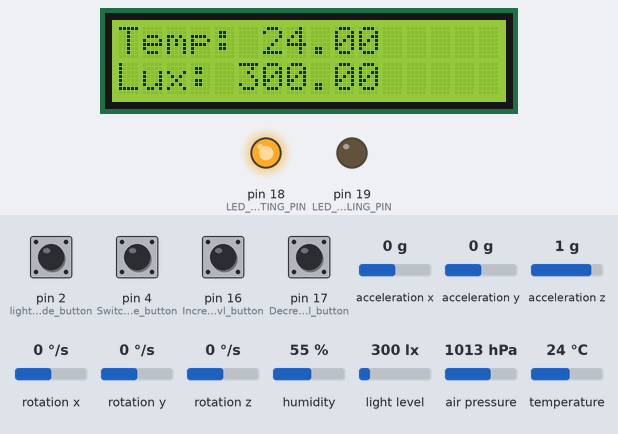
Recording of a sketch running on a simulated Arduino Uno, built with avr-gcc and run on an emulated ATmega328P. Parts: 16×2 character LCD, output pins drawn as LEDs (lit = HIGH). Dashed ring = blinking. The test bench sets the inputs (shaded band); at power-on: pin 2 (light_mode_button), pin 4 (Switch_mode_button), pin 16 (Increase_lvl_button), pin 17 (Decrease_lvl_button) LOW, temperature 24 °C, light level 300 lx, acceleration x 0 g, acceleration y 0 g, acceleration z 1 g, rotation x 0 °/s, rotation y 0 °/s, rotation z 0 °/s, humidity 55 %, air pressure 1013 hPa. What the sketch prints to the serial monitor is not drawn.

Above: at 1.3 s.
1.4 s: temperature set to 27.5 °C
At 2.3 s:
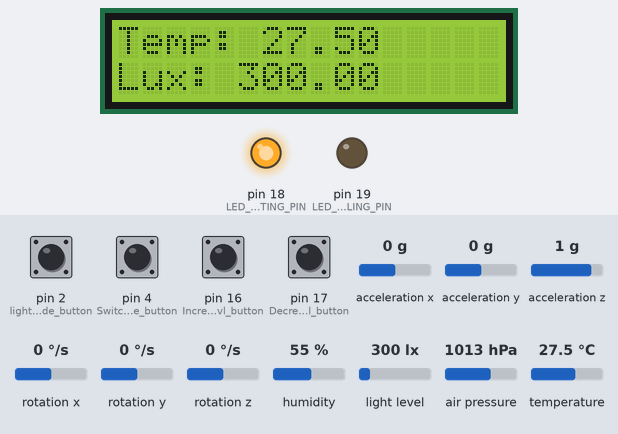
2.9 s: temperature set to 28.7 °C
At 4.1 s:
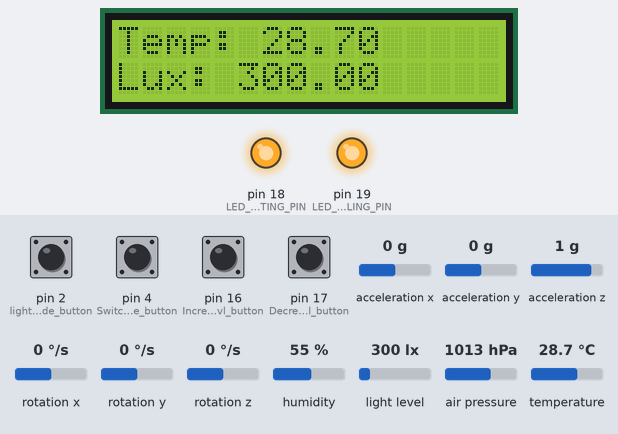
4.4 s: light level set to 186 lx
At 5.2 s:
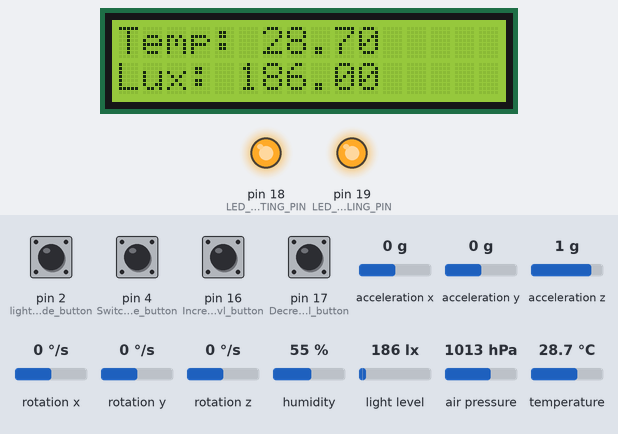
5.9 s: light level set to 166 lx
At 6.9 s:
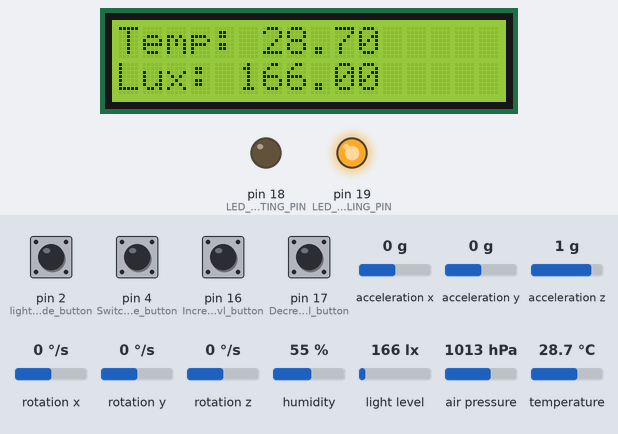
7.4 s: pin 4 (Switch_mode_button) pulled HIGH for 1 s
At 7.93 s:
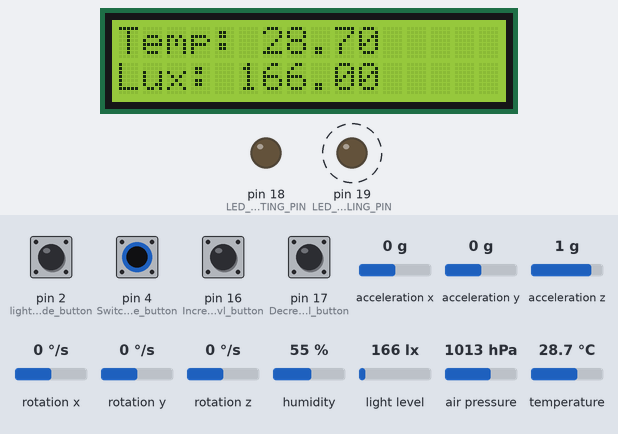
9.9 s: pin 4 (Switch_mode_button) pulled HIGH for 3.2 s
At 14.1 s:
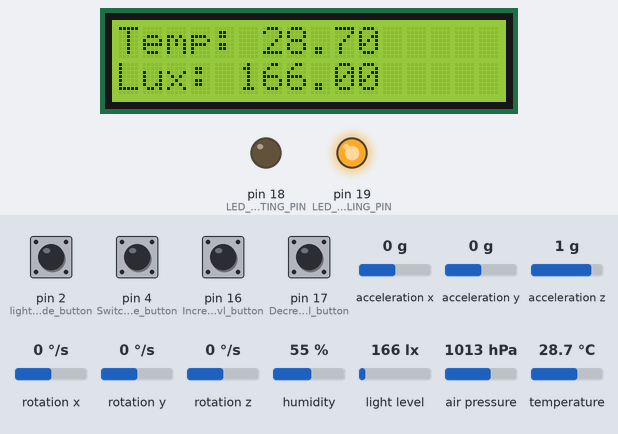
Timing chart, 0 to 15.6 s (numbered marks = the images above; inputs shaded):
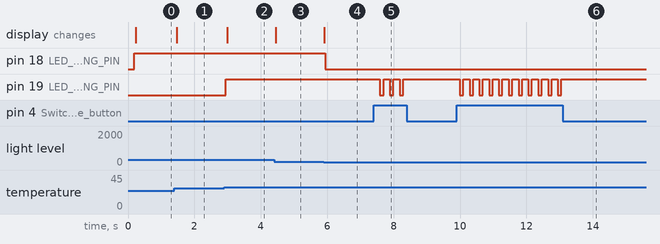

Measured:
- the behaviour switches between 27.9 and 28 °C on temperature (found by bisection; images 1 and 2)
- the behaviour switches between 176 and 175 lx on light level (found by bisection; images 3 and 4)
- after the input at 1.4 s, the display: changes after 0.07 s (image 1)
- after the input at 2.9 s, pin 19 (LED_COOLING_PIN): LOW → HIGH after 0.05 s; the display: changes after 0.09 s (image 2)
- after the input at 4.4 s, the display: changes after 0.05 s (image 3)
- after the input at 5.9 s, pin 18 (LED_LIGHTING_PIN): HIGH → LOW at once; the display: changes at once (image 4)
- after the input at 7.4 s, pin 19 (LED_COOLING_PIN): alternates HIGH for 0.19 s and LOW for 0.11 s, 6 changes in all, then stays HIGH, starting after 0.19 s
- after the input at 9.9 s, pin 19 (LED_COOLING_PIN): alternates HIGH for 0.19 s and LOW for 0.11 s, 22 changes in all, then stays HIGH, starting after 0.09 s

The sketch:

demo2.ino
```cpp
#include <Adafruit_Sensor.h>
#include <Adafruit_BME280.h>
#include <LiquidCrystal_I2C.h>
#include <Adafruit_TSL2561_U.h>
#include <Adafruit_MPU6050.h>
#include <Wire.h>

Adafruit_BME280 bme;
LiquidCrystal_I2C lcd(0x27, 16, 2);
// Define variables to store BME280 readings
float temperature;
float humidity;
float pressure;

const int LED_COOLING_PIN = 19;
const int LED_LIGHTING_PIN = 18;
const int Switch_mode_button = 4;
const int light_mode_button = 2;
const int Increase_lvl_button = 16;
const int Decrease_lvl_button = 17;


float currentLightingLevel = 0;
float currentCoolingLevel = 0;

const int automatic= 0;
const int manual = 1;
const int gesture = 2;
int mode = 0;
bool light_mode = true;

float accel_y = 0;

Adafruit_MPU6050 mpu;
Adafruit_TSL2561_Unified tsl = Adafruit_TSL2561_Unified(TSL2561_ADDR_FLOAT, 12345);


void configureSensorTSL(void)
{
  /* You can also manually set the gain or enable auto-gain support */
  // tsl.setGain(TSL2561_GAIN_1X);      /* No gain ... use in bright light to avoid sensor saturation */
  // tsl.setGain(TSL2561_GAIN_16X);     /* 16x gain ... use in low light to boost sensitivity */
  tsl.enableAutoRange(true);            /* Auto-gain ... switches automatically between 1x and 16x */

  /* Changing the integration time gives you better sensor resolution (402ms = 16-bit data) */
  tsl.setIntegrationTime(TSL2561_INTEGRATIONTIME_13MS);      /* fast but low resolution */
  // tsl.setIntegrationTime(TSL2561_INTEGRATIONTIME_101MS);  /* medium resolution and speed   */
  // tsl.setIntegrationTime(TSL2561_INTEGRATIONTIME_402MS);  /* 16-bit data but slowest conversions */
}


 void GestureMode(){
    sensors_event_t a, g, temp;
    mpu.getEvent(&a, &g, &temp);
    Serial.print("Acceleration: ");
    Serial.print(a.acceleration.x);
    Serial.print(", ");
    Serial.print(a.acceleration.y);
    Serial.print(", ");
    Serial.println(a.acceleration.z);

    Serial.print("Gyro: ");
    Serial.print(g.gyro.x);
    Serial.print(", ");
    Serial.print(g.gyro.y);
    Serial.print(", ");
    Serial.println(g.gyro.z);

    accel_y = a.acceleration.y;
    currentLightingLevel = map(accel_y, -10, 30, 0, 255);

    currentCoolingLevel = map(accel_y, -10, 30, 0, 255);


        analogWrite(LED_LIGHTING_PIN, currentLightingLevel);

        analogWrite(LED_COOLING_PIN, currentCoolingLevel);


 }

 void displayBME280() {
  lcd.setCursor(0,0);
  lcd.print("Temp: ");
  lcd.print(temperature);
  lcd.setCursor(6, 0);
}

void displayTSL2561() {
  sensors_event_t event;
  tsl.getEvent(&event);
  float lux = event.light;

  lcd.setCursor(0,1);
  lcd.print("Lux: ");
  lcd.setCursor(5,1);
  lcd.print(lux);
}

void automode(){


    sensors_event_t event;
    tsl.getEvent(&event);
    float lux = event.light;
    currentLightingLevel = map(lux, 0, 350, 0, 255);

    currentCoolingLevel = map(temperature, 25, 30, 0, 255);


        analogWrite(LED_LIGHTING_PIN, currentLightingLevel);


        analogWrite(LED_COOLING_PIN, currentCoolingLevel);


}


void manualMode(){
    if(digitalRead(Increase_lvl_button) == HIGH){
      currentCoolingLevel++;
      currentLightingLevel+= 10;
      analogWrite(LED_COOLING_PIN, currentCoolingLevel);
      analogWrite(LED_LIGHTING_PIN, currentLightingLevel);
    }
    if(digitalRead(Decrease_lvl_button)==HIGH){
      currentCoolingLevel--;
      currentLightingLevel-=10;


        analogWrite(LED_LIGHTING_PIN, currentLightingLevel);

        analogWrite(LED_COOLING_PIN, currentCoolingLevel);

    }
}

void displayAll(){

  displayBME280();
  displayTSL2561();
}


void setup() {
  // Init Serial Monitor
  Serial.begin(115200);

  while (!Serial)
    delay(10); // will pause Zero, Leonardo, etc until serial console opens

  Serial.println("Adafruit MPU6050 test!");

  // Try to initialize!
  if (!mpu.begin()) {
    Serial.println("Failed to find MPU6050 chip");
    while (1) {
      delay(10);
    }
  }
  Serial.println("MPU6050 Found!");

  mpu.setAccelerometerRange(MPU6050_RANGE_8_G);
  Serial.print("Accelerometer range set to: ");
  switch (mpu.getAccelerometerRange()) {
  case MPU6050_RANGE_2_G:
    Serial.println("+-2G");
    break;
  case MPU6050_RANGE_4_G:
    Serial.println("+-4G");
    break;
  case MPU6050_RANGE_8_G:
    Serial.println("+-8G");
    break;
  case MPU6050_RANGE_16_G:
    Serial.println("+-16G");
    break;
  }
  mpu.setGyroRange(MPU6050_RANGE_500_DEG);
  Serial.print("Gyro range set to: ");
  switch (mpu.getGyroRange()) {
  case MPU6050_RANGE_250_DEG:
    Serial.println("+- 250 deg/s");
    break;
  case MPU6050_RANGE_500_DEG:
    Serial.println("+- 500 deg/s");
    break;
  case MPU6050_RANGE_1000_DEG:
    Serial.println("+- 1000 deg/s");
    break;
  case MPU6050_RANGE_2000_DEG:
    Serial.println("+- 2000 deg/s");
    break;
  }

  mpu.setFilterBandwidth(MPU6050_BAND_21_HZ);
  Serial.print("Filter bandwidth set to: ");
  switch (mpu.getFilterBandwidth()) {
  case MPU6050_BAND_260_HZ:
    Serial.println("260 Hz");
    break;
  case MPU6050_BAND_184_HZ:
    Serial.println("184 Hz");
    break;
  case MPU6050_BAND_94_HZ:
    Serial.println("94 Hz");
    break;
  case MPU6050_BAND_44_HZ:
    Serial.println("44 Hz");
    break;
  case MPU6050_BAND_21_HZ:
    Serial.println("21 Hz");
    break;
  case MPU6050_BAND_10_HZ:
    Serial.println("10 Hz");
    break;
  case MPU6050_BAND_5_HZ:
    Serial.println("5 Hz");
    break;
  }

  Serial.println("");
  delay(100);


  bool status = bme.begin(0x77);  // Init BME280 sensor, and print error message if it fails
  if (!status) {
  Serial.println("Could not find a valid BME280 sensor, check wiring!");
  while (1);
  }
  lcd.init(); // initialize the lcd
  lcd.backlight();


  configureSensorTSL();
  mpu.setAccelerometerRange(MPU6050_RANGE_8_G);
  mpu.setGyroRange(MPU6050_RANGE_500_DEG);
  mpu.setFilterBandwidth(MPU6050_BAND_21_HZ);


  pinMode(Switch_mode_button, INPUT);

  pinMode(LED_COOLING_PIN, OUTPUT);
  pinMode(LED_LIGHTING_PIN, OUTPUT);


  pinMode(Increase_lvl_button, INPUT);
  pinMode(Decrease_lvl_button, INPUT);
  pinMode(light_mode_button, INPUT);


}


void loop() {
  //get readings from BME280 sensor
  temperature = bme.readTemperature();
  humidity = bme.readHumidity();
  pressure = (bme.readPressure() / 100.0F);

  if(digitalRead(light_mode_button)==HIGH){
    delay(50);
    light_mode = !light_mode;
  }

  if (currentCoolingLevel > 255) {
      currentCoolingLevel = 255;
  } else if (currentCoolingLevel < 0) {
      currentCoolingLevel = 0;
  }

  if (currentLightingLevel > 255) {
      currentLightingLevel = 255;
  } else if (currentLightingLevel < 0) {
      currentLightingLevel = 0;
  }

  if(digitalRead(Switch_mode_button)==HIGH){
      delay(50);
      mode++;
        if (mode > gesture) {
            mode = automatic; // Reset to automatic if mode exceeds gesture
        }

  }

   switch (mode) {
      case automatic:
          automode();;
          break;
      case manual:
          manualMode();
          break;
      case gesture:
          GestureMode();
          break;

   }

   displayAll();
}
```
